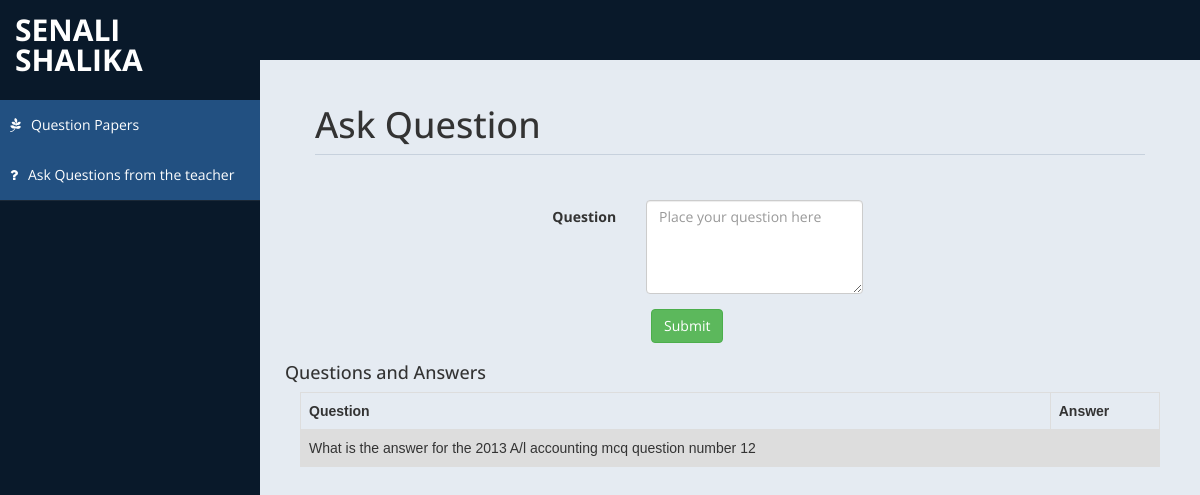
The app's page /question.php (signed in), older data.
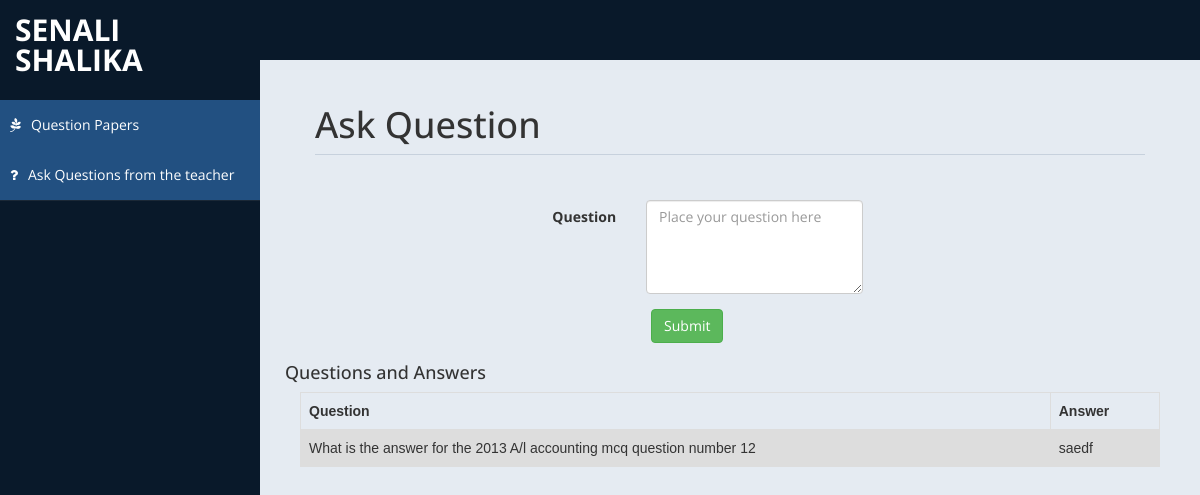
The same page, newer data.
### tables this page shows
CREATE TABLE IF NOT EXISTS `question` (
  `question_id` int(11) NOT NULL,
  `student_id` int(11) NOT NULL,
  `question` varchar(300) NOT NULL,
  `answer` varchar(300) DEFAULT NULL,
  PRIMARY KEY (`question_id`),
  KEY `FK_question_users` (`student_id`),
  CONSTRAINT `FK_question_users` FOREIGN KEY (`student_id`) REFERENCES `users` (`id`)
);

### question.php (the view, shortened to what this page needs)
<?php
require_once 'db/dbConnection.php';
$sql = "SELECT * FROM users WHERE id='" . $_SESSION['id'] . "';";
$result = $conn->query($sql);
if ($result->num_rows > 0) {
    while ($row = $result->fetch_assoc()) {
        $userid = $row["id"];
        $name = $row["name"];
    }
}
?>
<!DOCTYPE html>
<html xmlns="http://www.w3.org/1999/xhtml">
<head>
    <link href="assets/css/bootstrap.css" rel="stylesheet" />
    <link href="assets/css/font-awesome.css" rel="stylesheet" />
    <link href="assets/css/custom-styles.css" rel="stylesheet" />
</head>
<body>
    <div id="wrapper">
        <nav class="navbar navbar-default top-navbar" role="navigation">
            <div class="navbar-header">
                <a class="navbar-brand" href="index.php"><?php echo "$name";?></a>
            </div>
        </nav>
        <nav class="navbar-default navbar-side" role="navigation">
            <div class="sidebar-collapse">
                <ul class="nav" id="main-menu">
                    <br><br>
                    <li>
                      <a href="student.php" class="active-menu"><i class="fa fa-pagelines"></i>Question Papers</a>
                      <a href="question.php" class="active-menu"><i class="fa fa-question"></i>Ask Questions from the teacher</a>
                    </li>
                </ul>
            </div>
        </nav>
        <div id="page-wrapper" >
            <div id="page-inner">
		<div class="col-md-12">
                        <h1 class="page-header">
                            Ask Question
                        </h1>
                </div>
                <div class="row">
                    <div class="col-md-5 col-md-offset-3">
                       <form class="form-horizontal" >
                        <fieldset>
                            <div class="form-group">
                                <label class="col-sm-4 control-label" for="question">Question</label>
                                    <div class="col-sm-8">
                                        <textarea id="question" type="text"  placeholder="Place your question here" class="form-control" name="question" id="question" rows="4"></textarea>
                                    </div>
                            </div>
                        </fieldset>
                       </form>
                            <div class="col-sm-offset-4 col-sm-8">
                                <button type="submit" name="question" class="btn btn-success" onclick="submitQuestion()">Submit</button>
                            </div>
                    </div>
                </div>
                <div class="row">
                  <h4>
                    Questions and Answers
                  </h4>
                </div>
                <div class="row">
                    <div class="col-md-12">
                        <table>
                            <tr>
                            <th>Question</th>
                            <th>Answer</th>
                            </tr>
                            <?php
                                require_once 'db/dbConnection.php';
                                $sql = "SELECT * FROM question WHERE student_id='" . $userid . "';";
                                $result = $conn->query($sql);
                                if ($result->num_rows > 0) {
                                    while ($row = $result->fetch_assoc()) {
                                       echo'<tr>';
                                            echo'<td>' . $row["question"] . '</td>';
                                            echo'<td>' . $row["answer"] . '</td>';
                                    }
                                }
                            ?>
                            </tr>
                        </table>
                    </div>
                </div>
            </div>
        </div>
    </div>
</body>
</html>

Row changes from the older to the newer data that the page shows:
changed question: answer (not shown) → "saedf"
